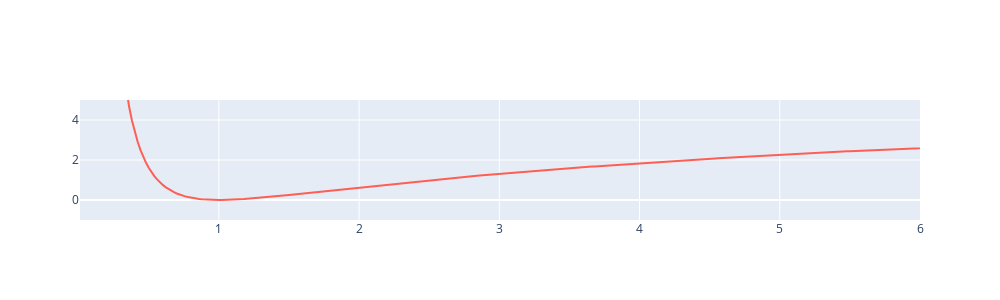

Notebook code cell kept with this figure:
### Code cell
x = [(i+1)/50 for i in range(1,1000 )]
y = [1/x_**2+x_**2-2 for x_ in x]
z = [1/x_**2+np.log(x_**2)-1 for x_ in x]
fig = go.Figure(
    data=[
        go.Scatter(x=x, y=z,
                    mode="lines",
                    name="General",
                    line=dict(color="#FE5F55", width=2)
        ), 
    ],
    layout=go.Layout(width=1000, height=300,
        xaxis=dict(range=[0.01, 6], autorange=False),
        yaxis=dict(range=[-1, 5], autorange=False))
)
fig.show()

### Figure 1 — Plotly figure (JSON) as saved in the notebook; plotly's stock layout.template omitted (floating-point values rounded to 4 significant figures; data arrays with more than 128 entries replaced by an {"elided": "..."} marker saying what was removed)
{"data": [{"line": {"color": "#FE5F55", "width": 2}, "mode": "lines", "name": "General", "type": "scatter", "x": {"elided": "999 float values"}, "y": {"elided": "999 float values"}}], "layout": {"height": 300, "width": 1000, "xaxis": {"autorange": false, "range": [0.01, 6]}, "yaxis": {"autorange": false, "range": [-1, 5]}}}
